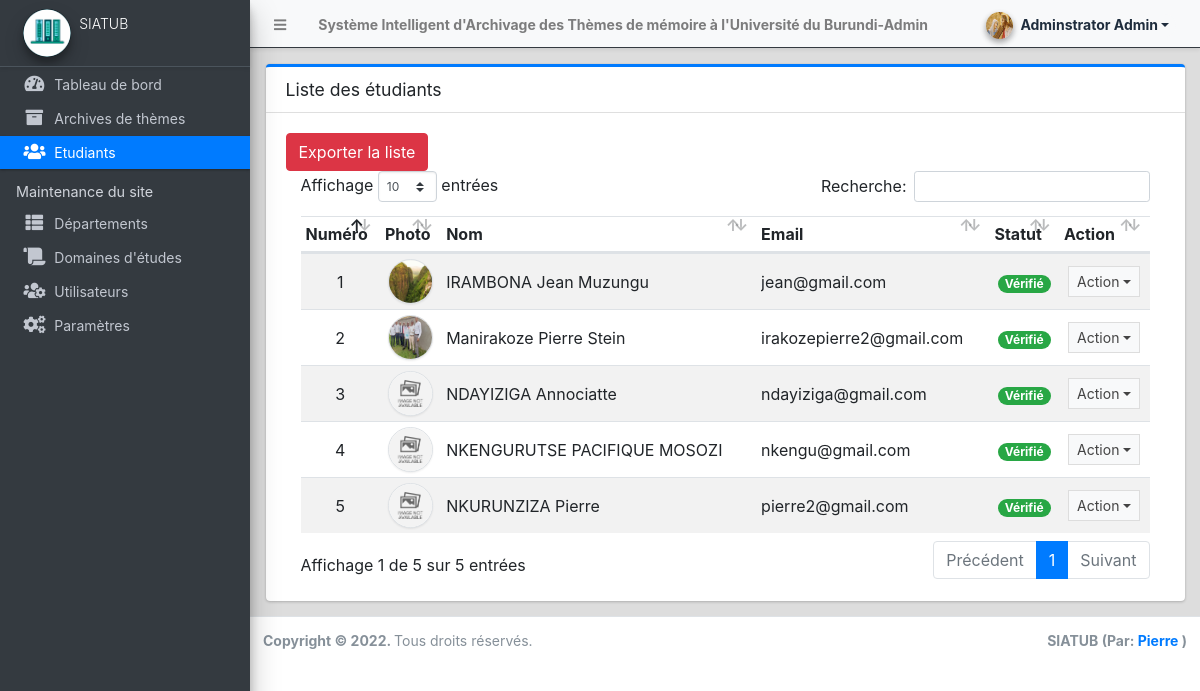
Before: /admin/?page=students (signed in) with the older database file.
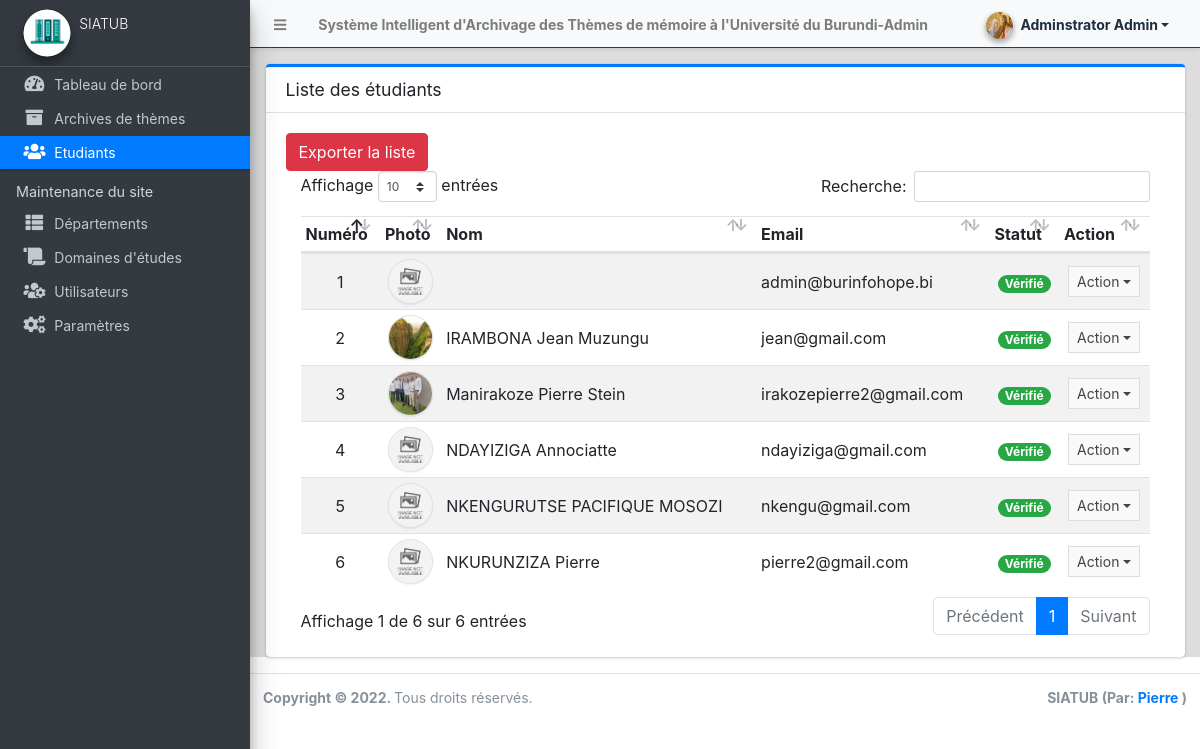
After: the same page with the newer database file.
### tables this page shows
CREATE TABLE `student_list` (
  `id` int(30) NOT NULL,
  `matricule` varchar(50) DEFAULT NULL,
  `firstname` text NOT NULL,
  `middlename` varchar(50) DEFAULT NULL,
  `lastname` text NOT NULL,
  `department_id` int(30) NOT NULL,
  `curriculum_id` int(30) NOT NULL,
  `email` text NOT NULL,
  `password` text NOT NULL,
  `gender` varchar(50) NOT NULL,
  `status` tinyint(4) NOT NULL DEFAULT 0,
  `avatar` text NOT NULL,
  `date_created` datetime NOT NULL DEFAULT current_timestamp(),
  `date_updated` datetime DEFAULT NULL ON UPDATE current_timestamp()
);

### config.php (called while the page is built, shortened)
<?php
function validate_image($file){
	if(!empty($file)){
        $ex = explode('?',$file);
        $file = $ex[0];
        $param =  isset($ex[1]) ? '?'.$ex[1]  : '';
		if(is_file(base_app.$file)){
			return base_url.$file.$param;
		}else{
			return base_url.'dist/img/no-image-available.png';
		}
	}else{
		return base_url.'dist/img/no-image-available.png';
	}
}
?>

### admin/students/index.php (the view, shortened to what this page needs)
<div class="card card-outline card-primary">
    <div class="card-header">
        <h2 class="card-title">Liste des étudiants</h2>
    </div>
    <div class="card-body">
       <a href="etudiants_excel.php" class="btn btn-danger">Exporter la liste</a>
        <br>
        <div class="container-fluid">
            <div class="container-fluid">
                <table class="table table-hover table-striped">
                    <!-- <colgroup>
					<col width="5%">
					<col width="10%">
					<col width="20%">
					<col width="20%">
					<col width="15%">
					<col width="15%">
					<col width="10%">
				</colgroup> -->
                    <thead>
                        <tr>
                            <th>Numéro</th>
                            <th>Photo</th>
                            <th>Nom</th>
                            <th>Email</th>
                            <th>Statut</th>
                            <th>Action</th>
                        </tr>
                    </thead>
                    <tbody>
                        <?php
						$i = 1;
						$qry = $conn->query("SELECT *,concat(lastname,' ',firstname,' ', middlename) as name from `student_list`  order by concat(lastname,' ',firstname,' ', middlename) asc ");
						while($row = $qry->fetch_assoc()):
					?>
                        <tr>
                            <td class="text-center"><?php echo $i++; ?></td>
                            <td class="text-center"><img src="<?php echo validate_image($row['avatar']) ?>"
                                    class="img-avatar img-thumbnail p-0 border-2" alt="user_avatar"></td>
                            <td><?php echo ucwords($row['name']) ?></td>
                            <td>
                                <p class="m-0 truncate-1"><?php echo $row['email'] ?></p>
                            </td>
                            <td class="text-center">
                                <?php if($row['status'] == 1): ?>
                                <span class="badge badge-pill badge-success">Vérifié</span>
                                <?php else: ?>
                                <span class="badge badge-pill badge-primary">pas Vérifié</span>
                                <?php endif; ?>
                            </td>
                            <td align="center">
                                <button type="button"
                                    class="btn btn-flat btn-default btn-sm dropdown-toggle dropdown-icon"
                                    data-toggle="dropdown">
                                    Action
                                </button>
                            </td>
                        </tr>
                        <?php endwhile; ?>
                    </tbody>
                </table>
            </div>
        </div>
    </div>
</div>

Changed rows visible on the page:
added student_list: email "admin@burinfohope.bi", status "Vérifié"
Other visible differences:
text written by a page script: "Affichage entrées Recherche: Affichage 1 de 5 sur 5 entrées Précédent 1 Suivant" → "Affichage entrées Recherche: Affichage 1 de 6 sur 6 entrées Précédent 1 Suivant"
